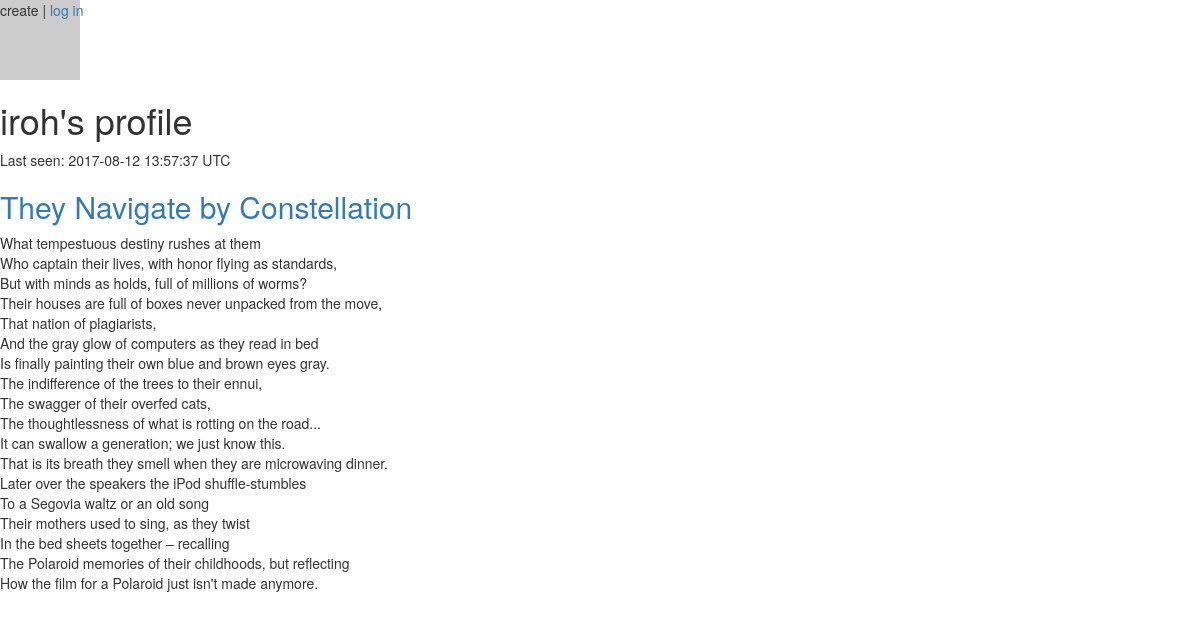
The app's page /user/iroh, older data.
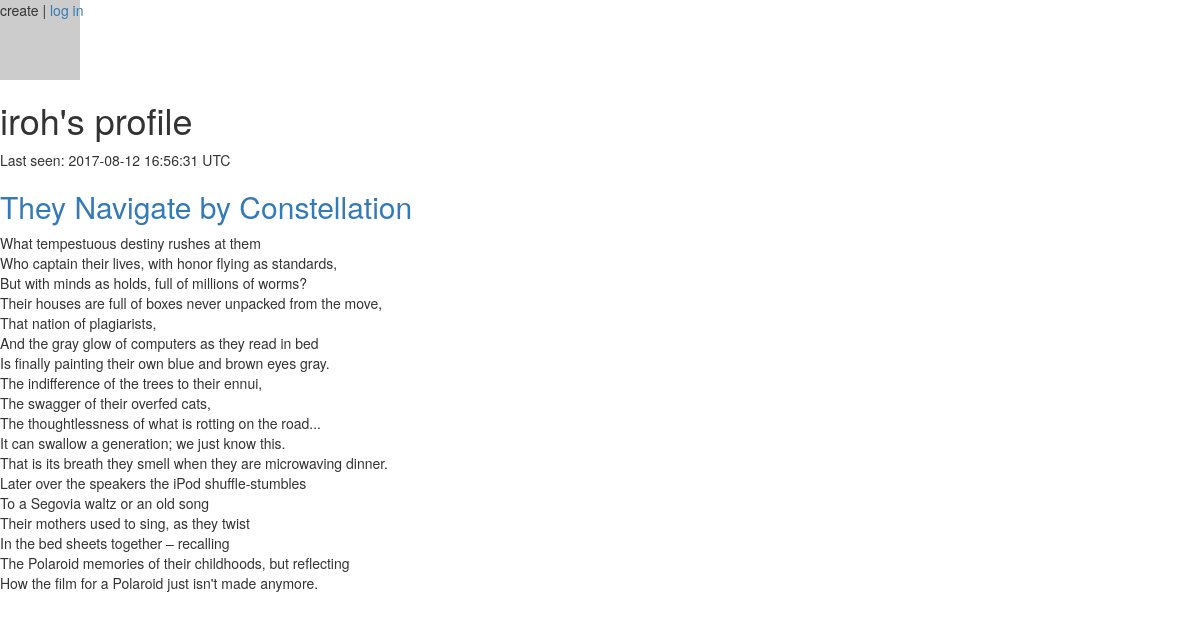
The same page, newer data.
### app/models.py (models this page shows, shortened)
class User(db.Model, UserMixin):
    __tablename__ = 'users'
    id = db.Column(db.Integer, primary_key=True)
    nickname = db.Column(db.String(120), index=True, unique=True)
    pwdhash = db.Column(db.String(60))
    poems = db.relationship('Poem', backref='author', lazy='dynamic')
    email = db.Column(db.String(120), index=True, unique=False)
    activate = db.Column(db.Boolean)
    created = db.Column(db.DateTime)
    about_me = db.Column(db.String(140))
    last_seen = db.Column(db.DateTime)
    def avatar(self, size=64):
        return 'https://www.gravatar.com/avatar/%s?d=mm&s=%d' % (md5(self.email.encode('utf-8')).hexdigest(), size)
    @property
    def last_seen_display(self):
        return str(self.last_seen).split('.')[0]

class Poem(db.Model):
    id = db.Column(db.Integer, primary_key=True)
    name = db.Column(db.String(120), index=True)
    body = db.Column(db.String(1400))
    timestamp = db.Column(db.DateTime)
    user_id = db.Column(db.Integer, db.ForeignKey('users.id'))
    @property
    def body_lines(self):
        return self.body.split("\n")

### app/views.py (the view)
@app.route('/user/<nickname>')
@app.route('/user', defaults={'nickname': None})
def user(nickname):
    if nickname is None and g.user is not None and g.user.is_authenticated:
        nickname = g.user.nickname
    user = User.query.filter_by(nickname=nickname).first()
    if user == None:
        flash('User %s not found.' % nickname)
        return redirect(url_for('index'))
    return render_template('user.html', user=user)

### app/views.py (called while the page is built)
@app.before_request
def before_request():
    g.user = current_user
    if g.user.is_authenticated:
        g.user.last_seen = datetime.utcnow()
        db.session.add(g.user)
        db.session.commit()

### app/templates/user.html (shortened to what this page needs)
{% extends "userBase.html" %}
{% block user_content %}
    {% if user.last_seen %}<p>Last seen: {{ user.last_seen_display }} UTC</p>{% endif %}
    </div>
    <div class="contents">
    {% for poem in user.poems %}
        {% include "poem.html" %}
    {% endfor %}
    </div>
{% endblock %}

### app/templates/userBase.html (shortened to what this page needs)
{% extends "base.html" %}
{% block content %}
    <table>
    <tr valign="top">
        <td><img src="{{ user.avatar(128) }}"></td>
    </tr>
    </table>
    <div class="header">
    {% if g.user == user %}
        <h1>Your profile ({{ user.nickname }})</h1>
        <p><a href="{{ url_for('edit_profile') }}">edit profile</a></p>
    {% else %}
        <h1>{{ user.nickname }}'s profile</h1>
    {% endif %}
    {% block user_content %}{% endblock %}
{% endblock %}

### app/templates/base.html (shortened to what this page needs)
{% extends "bootstrap/base.html" %}
{% block head %}
    {{super()}}
{% endblock %}
    {% block navbar %}
        <div class="navbar navbar-fixed-top"
            {% if not g.user.is_authenticated %}
                | <a href="{{ url_for('create') }}">create</a>
                | <a href="{{ url_for('login') }}">log in</a>
            {% else %}
                | <a href="{{ url_for('user') }}">{{ g.user.nickname }}</a>
                | <a href="{{ url_for('logout') }}">log out</a>
            {% endif %}
        </div>
    {% endblock %}

### app/templates/poem.html (shortened to what this page needs)
<div class="poem">
    {% if poem_main %}
        <h1>{{ poem.name }}</h1>
    {% else %}
        <a href="{{ url_for('poem', poem_id=poem.id) }}"><h2>{{ poem.name }}</h2></a>
    {% endif %}
    <p>{% for line in poem.body_lines %}
        {{ line }} <br>
    {% endfor %}</p>
</div>

Row changes from the older to the newer data that the page shows:
changed User "iroh": last_seen_display "2017-08-12 13:57:37" → "2017-08-12 16:56:31"
